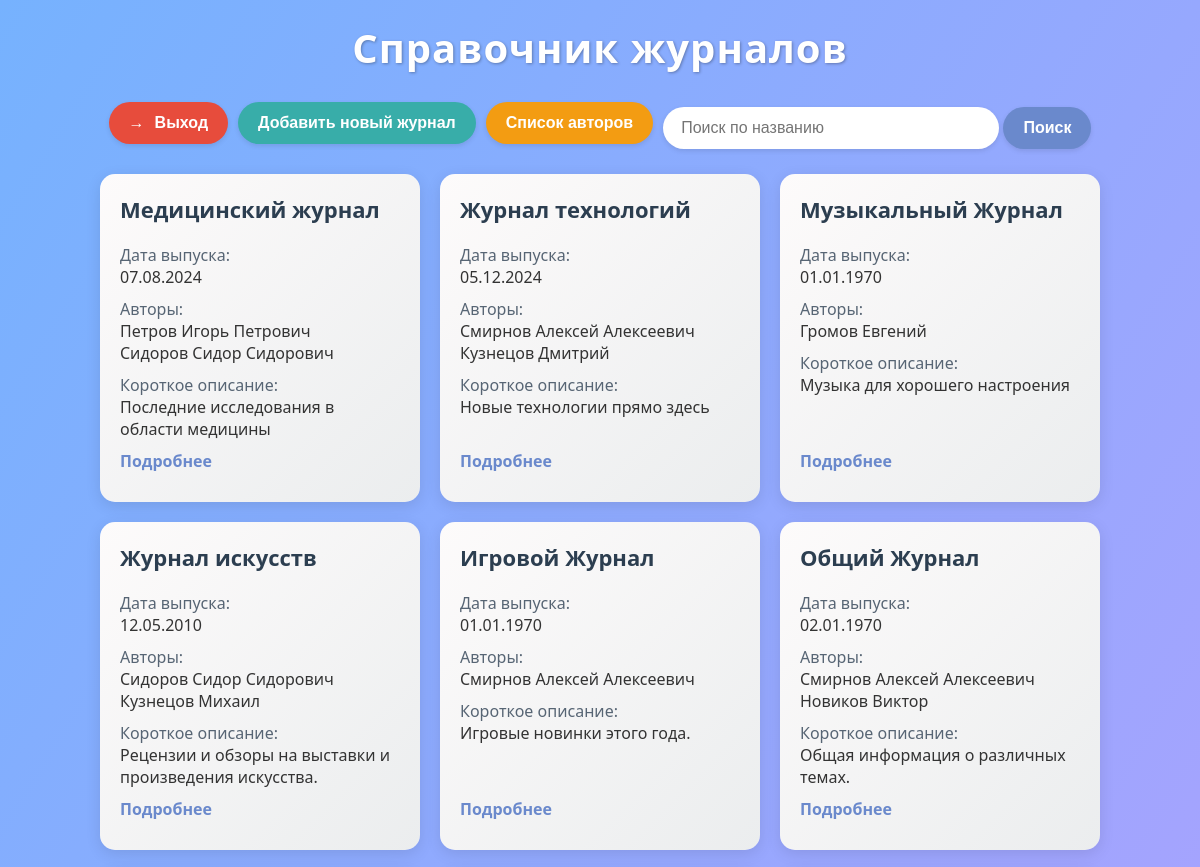
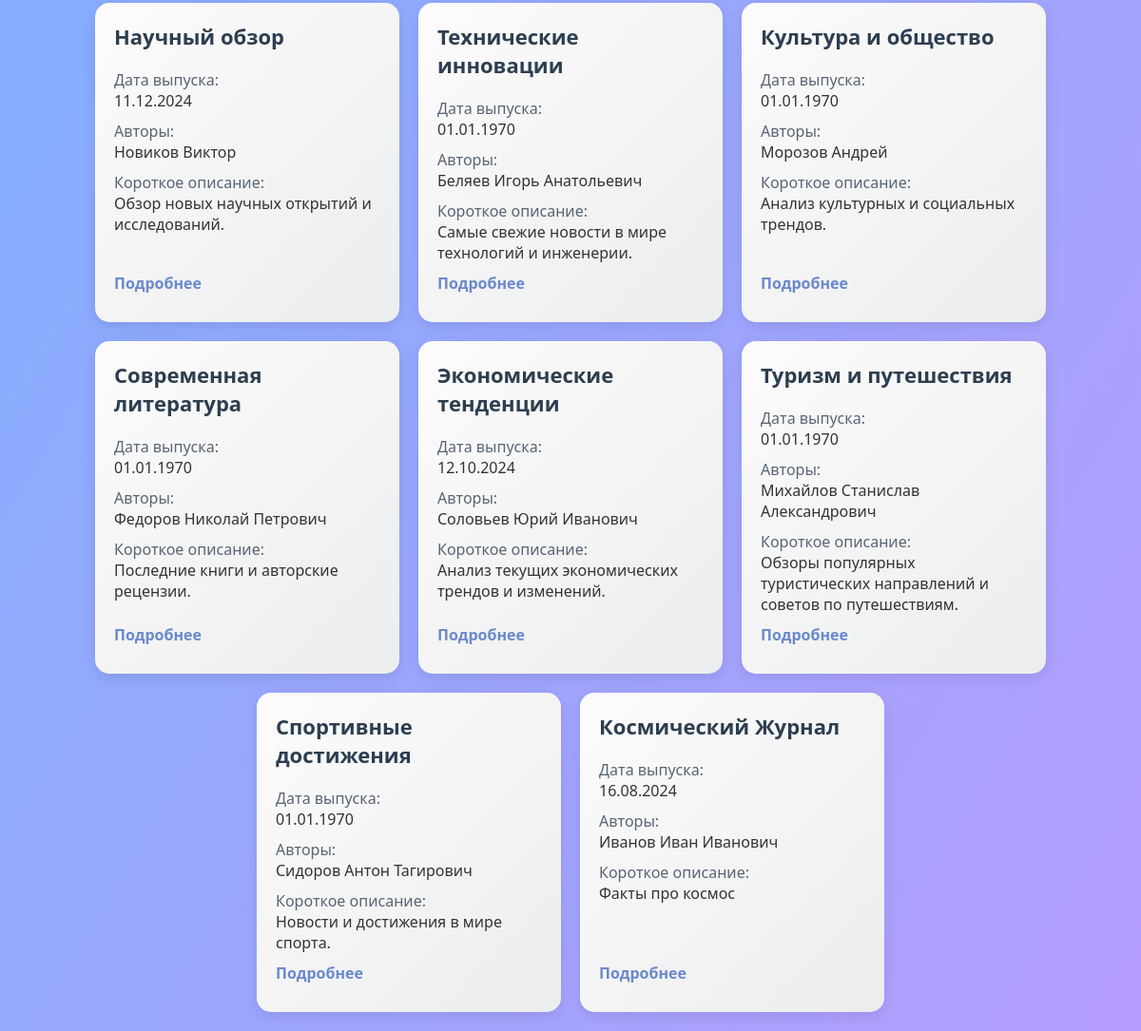
The page /check/view_journals.php on the database its author committed (2 pictures, top to bottom).
### tables this page shows
CREATE TABLE `journals` (
  `id` int NOT NULL AUTO_INCREMENT,
  `title` varchar(255) NOT NULL,
  `short_description` text,
  `release_date` varchar(10) DEFAULT NULL,
  PRIMARY KEY (`id`)
);

CREATE TABLE `authors` (
  `id` int NOT NULL AUTO_INCREMENT,
  `last_name` varchar(255) NOT NULL,
  `first_name` varchar(255) NOT NULL,
  `middle_name` varchar(255) DEFAULT NULL,
  PRIMARY KEY (`id`)
);

### check/view_journals.php (the view, shortened to what this page needs)
<?php
require 'config.php';
$searchQuery = "";
if (isset($_GET['search'])) {
    $searchQuery = $_GET['search'];
    $stmt = $pdo->prepare("SELECT * FROM journals WHERE title LIKE ?");
    $stmt->execute(['%' . $searchQuery . '%']);
} else {
    $stmt = $pdo->query("SELECT * FROM journals");
}
$journals = $stmt->fetchAll(PDO::FETCH_ASSOC);
$authorsStmt = $pdo->query("SELECT * FROM authors");
$authors = $authorsStmt->fetchAll(PDO::FETCH_ASSOC);
$authorsById = [];
foreach ($authors as $author) {
    $authorsById[$author['id']] = $author;
}
$authorsByJournal = [];
$journalIds = array_column($journals, 'id');
if (!empty($journalIds)) {
    $inClause = implode(',', array_fill(0, count($journalIds), '?'));
    $stmt = $pdo->prepare("SELECT journal_id, author_id FROM journal_author WHERE journal_id IN ($inClause)");
    $stmt->execute($journalIds);
    $journalAuthors = $stmt->fetchAll(PDO::FETCH_ASSOC);
    foreach ($journalAuthors as $journalAuthor) {
        $journalId = $journalAuthor['journal_id'];
        $authorId = $journalAuthor['author_id'];
        $authorsByJournal[$journalId][] = $authorId;
    }
}
?>
<!DOCTYPE html>
<html lang="ru">
<head>
</head>
<body>
    <h1>Справочник журналов</h1>
    <div class="controls">
        <a href="logout.php">
            <button type="button" class="logout-button">Выход</button>
        </a>
        <a href="add_journal.php">
            <button type="button" class="add-button">Добавить новый журнал</button>
        </a>
        <a href="authors_list.php">
            <button type="button" class="authors-button">Список авторов</button>
        </a>
        <form method="GET" style="display: inline;">
            <input type="text" name="search" value="<?= htmlspecialchars($searchQuery) ?>" placeholder="Поиск по названию">
            <button type="submit">Поиск</button>
        </form>
    </div>
    <ul>
        <?php foreach ($journals as $journal): ?>
            <li>
                <a href="journal_details.php?id=<?= $journal['id'] ?>"><?= htmlspecialchars($journal['title']) ?></a>
                <div class="card-content">
                    <strong>Дата выпуска:</strong> <?= htmlspecialchars($journal['release_date']) ?>
                    <strong>Авторы:</strong>
                    <?php
                    if (isset($authorsByJournal[$journal['id']])) {
                        $authorIds = $authorsByJournal[$journal['id']];
                        foreach ($authorIds as $authorId) {
                            $author = $authorsById[$authorId];
                            echo htmlspecialchars($author['last_name'] . ' ' . $author['first_name'] . ' ' . $author['middle_name']) . '<br>';
                        }
                    }
                    ?>
                    <strong>Короткое описание:</strong> <?= htmlspecialchars($journal['short_description']) ?>
                </div>
                <div class="card-footer">
                    <a href="journal_details.php?id=<?= $journal['id'] ?>" class="details-link">Подробнее</a>
                </div>
            </li>
        <?php endforeach; ?>
    </ul>
</body>
</html>

### check/view_journals.php (style rules this page uses)
body { font-family: 'Segoe UI', Tahoma, Geneva, Verdana, sans-serif; background-color: #f0f4f8; margin: 0; padding: 0; color: #333; background: linear-gradient(to bottom right, #76b2fe, #b69efe); }
h1 { text-align: center; margin-top: 20px; color: #fff; text-shadow: 1px 1px 3px rgba(0, 0, 0, 0.3); font-size: 2.5em; letter-spacing: 1px; }
.controls { text-align: center; margin-bottom: 20px; display: flex; justify-content: center; align-items: center; flex-wrap: wrap; gap: 10px; }
.controls > * { display: flex; align-items: center; }
input[type="text"] { padding: 12px 18px; width: 300px; border-radius: 25px; border: none; font-size: 16px; box-shadow: 0 2px 5px rgba(0, 0, 0, 0.1); transition: box-shadow 0.3s ease; }
button { padding: 12px 20px; background-color: #6a89cc; color: white; border: none; border-radius: 25px; cursor: pointer; font-size: 16px; transition: background-color 0.3s ease, box-shadow 0.3s ease, transform 0.3s ease; box-shadow: 0 2px 5px rgba(0, 0, 0, 0.1); font-weight: bold; }
.add-button { background-color: #38ada9; }
.authors-button { background-color: #f39c12; }
.logout-button { background-color: #e74c3c; display: flex; align-items: center; gap: 5px; order: -1; }
.logout-button:before { content: "\2192"; margin-right: 5px; }
ul { list-style-type: none; padding: 0; max-width: 1200px; margin: 20px auto; display: flex; flex-wrap: wrap; gap: 20px; justify-content: center; }
li { background: linear-gradient(135deg, #fdfbfb 0%, #ebedee 100%); padding: 20px; border-radius: 15px; box-shadow: 0 4px 15px rgba(0, 0, 0, 0.1); transition: transform 0.3s ease, box-shadow 0.3s ease; width: calc(25% - 20px); min-width: 250px; display: flex; flex-direction: column; justify-content: space-between; }
a { text-decoration: none; color: #2c3e50; font-size: 22px; font-weight: bold; margin-bottom: 10px; transition: color 0.3s ease; }
strong { display: block; margin-top: 10px; color: #576574; font-weight: normal; }
.card-content { flex-grow: 1; }
.card-footer { margin-top: 10px; display: flex; justify-content: space-between; align-items: center; }
.details-link { color: #6a89cc; text-decoration: none; font-size: 16px; font-weight: bold; }

### rows shown on the page
journals: title "Медицинский журнал", release_date "07.08.2024", id.middle_name "Петров Игорь Петрович", id.middle_name "Сидоров Сидор Сидорович", short_description "Последние исследования в области медицины"
journals: title "Журнал технологий", release_date "05.12.2024", id.middle_name "Смирнов Алексей Алексеевич", id.middle_name "Кузнецов Дмитрий", short_description "Новые технологии прямо здесь"
journals: title "Музыкальный Журнал", release_date "01.01.1970", id.middle_name "Громов Евгений", short_description "Музыка для хорошего настроения"
journals: title "Журнал искусств", release_date "12.05.2010", id.middle_name "Сидоров Сидор Сидорович", id.middle_name "Кузнецов Михаил", short_description "Рецензии и обзоры на выставки и произведения искусства."
journals: title "Игровой Журнал", release_date "01.01.1970", id.middle_name "Смирнов Алексей Алексеевич", short_description "Игровые новинки этого года."
journals: title "Общий Журнал", release_date "02.01.1970", id.middle_name "Смирнов Алексей Алексеевич", id.middle_name "Новиков Виктор", short_description "Общая информация о различных темах."
journals: title "Научный обзор", release_date "11.12.2024", id.middle_name "Новиков Виктор", short_description "Обзор новых научных открытий и исследований."
journals: title "Технические инновации", release_date "01.01.1970", id.middle_name "Беляев Игорь Анатольевич", short_description "Самые свежие новости в мире технологий и инженерии."
journals: title "Культура и общество", release_date "01.01.1970", id.middle_name "Морозов Андрей", short_description "Анализ культурных и социальных трендов."
journals: title "Современная литература", release_date "01.01.1970", id.middle_name "Федоров Николай Петрович", short_description "Последние книги и авторские рецензии."
journals: title "Экономические тенденции", release_date "12.10.2024", id.middle_name "Соловьев Юрий Иванович", short_description "Анализ текущих экономических трендов и изменений."
journals: title "Туризм и путешествия", release_date "01.01.1970", id.middle_name "Михайлов Станислав Александрович", short_description "Обзоры популярных туристических направлений и советов по путешествиям."
journals: title "Спортивные достижения", release_date "01.01.1970", id.middle_name "Сидоров Антон Тагирович", short_description "Новости и достижения в мире спорта."
journals: title "Космический Журнал", release_date "16.08.2024", id.middle_name "Иванов Иван Иванович", short_description "Факты про космос"
